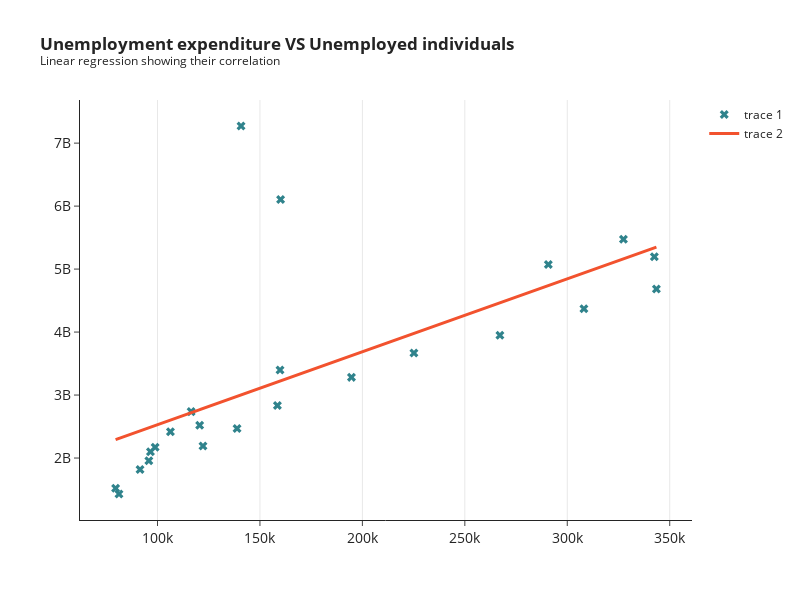

Notebook cell for this chart:
### Code cell
years = np.arange(2014, 2025)

fig_7 = px.line(title="<b>Unemployment expenditure VS Unemployed individuals</b><br><sup>Linear regression showing their correlation </sup>",
              template='simple_white',
              )

fig_7.add_trace(go.Scatter(x=hpt_4.individuals, y=hpt_4['value (euro)'], line=dict(color="#30838C")))



fig_7.update_xaxes(tickfont=dict(size=14), title_text='', showgrid=True)
fig_7.update_yaxes(tickfont=dict(size=14), title_text='')

fig_7.update_traces(mode='markers', marker=dict(size=8, symbol='x'))

fig_7.update_layout(width=800, height=600)

fig_7.add_trace(go.Scatter(x=hpt_4.individuals, 
                           y=[intercept_c + slope_c * x for x in hpt_4.individuals],
                           mode='lines', 
                           line=dict(color="#F2522E", width=3)))

### Figure 1 — Plotly figure (JSON) as saved in the notebook; plotly's stock layout.template omitted (floating-point values rounded to 4 significant figures)
{"data": [{"hovertemplate": "<extra></extra>", "legendgroup": "", "line": {"color": "#1F77B4", "dash": "solid"}, "marker": {"size": 8, "symbol": "x"}, "mode": "markers", "name": "", "orientation": "v", "showlegend": false, "type": "scatter", "xaxis": "x", "yaxis": "y"}, {"line": {"color": "#30838C"}, "marker": {"size": 8, "symbol": "x"}, "mode": "markers", "type": "scatter", "x": [81200, 79550, 91475, 95775, 96575, 98850, 106325, 116425, 159800, 290750, 327425, 342500, 343500, 308125, 267125, 225150, 194675, 158525, 138825, 122200, 140775, 160075, 120575], "y": [1429000000, 1520000000, 1817000000, 1958000000, 2099000000, 2170000000, 2419000000, 2737000000, 3397000000, 5073000000, 5473000000, 5195000000, 4684000000, 4370000000, 3950000000, 3669000000, 3281000000, 2834000000, 2470000000, 2192000000, 7272000000, 6104000000, 2519000000]}, {"line": {"color": "#F2522E", "width": 3}, "mode": "lines", "type": "scatter", "x": [81200, 79550, 91475, 95775, 96575, 98850, 106325, 116425, 159800, 290750, 327425, 342500, 343500, 308125, 267125, 225150, 194675, 158525, 138825, 122200, 140775, 160075, 120575], "y": [2312000000.0, 2293000000.0, 2431000000.0, 2481000000.0, 2490000000.0, 2516000000.0, 2603000000.0, 2720000000.0, 3222000000.0, 4738000000.0, 5163000000.0, 5338000000.0, 5349000000.0, 4940000000.0, 4465000000.0, 3979000000.0, 3626000000.0, 3207000000.0, 2979000000.0, 2787000000.0, 3002000000.0, 3225000000.0, 2768000000.0]}], "layout": {"height": 600, "legend": {"tracegroupgap": 0}, "title": {"text": "<b>Unemployment expenditure VS Unemployed individuals</b><br><sup>Linear regression showing their correlation </sup>"}, "width": 800, "xaxis": {"anchor": "y", "domain": [0, 1], "showgrid": true, "tickfont": {"size": 14}, "title": {"text": ""}}, "yaxis": {"anchor": "x", "domain": [0, 1], "tickfont": {"size": 14}, "title": {"text": ""}}}}
